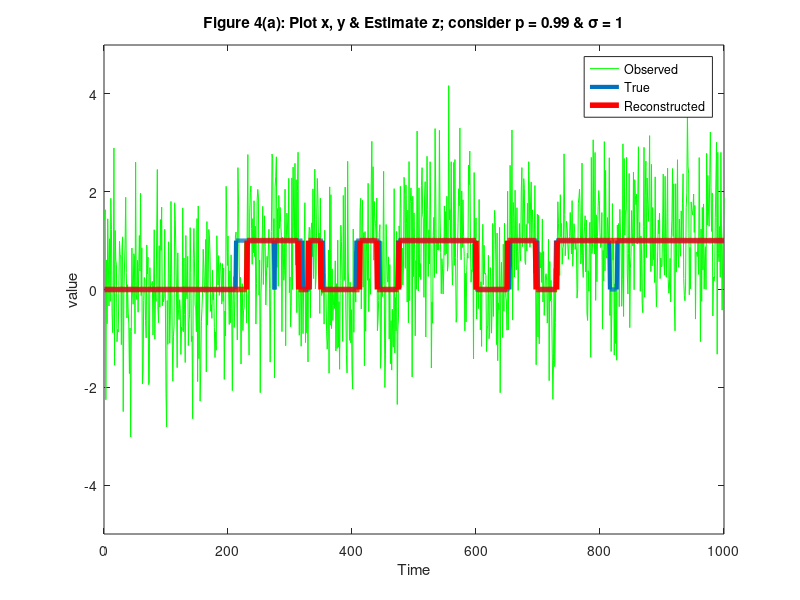

Source code (MATLAB):

clear all
% simulate x for given p
p = .99;
sigma_square = 1;
n = 1000;
X = zeros (n,1);
X(1) = round(rand(1));
for i = 2:n
    sample = rand(1);
    X(i) = X(i-1)*(sample < p ) + mod(X(i-1)+1, 2)*(sample > p);
end

% Simulate y conditioned on x for given ?^2.  
e = normrnd(0, sigma_square, n,1);
Y = X + e;
% dynamic programming method to estimate MAP z 
x = zeros(n,1);
S = zeros(n,2);
S(1,1) = -Y(1)^2./(2*sigma_square);
S(1,2) = -(Y(1)-1)^2./(2*sigma_square);

for k = 2:n
    for i = 0:1
        h(1) = S(k-1,1) -((Y(k)-i)^2)/(2*sigma_square) + log(p*(i==0) + (1-p)*(i~=0));
        h(2) = S(k-1,2) -((Y(k)-i)^2)/(2*sigma_square) + log(p*(i==1) + (1-p)*(i~=1));
        if  h(1) > h(2)
            x(k,i+1) = 0;
            S(k,i+1) = h(1);
        else
            x(k,i+1) = 1;
            S(k,i+1) = h(2);
        end
    end
end

z = zeros(n,1);
if S(n,1) < S(n,2)
    z(n) = 1;
else
    z(n) = 0;
end

for k = n-1:-1:1
    z(k) = x(k+1,z(k+1)+1);
end

% Plot x, y and the estimate z
plot(Y,'g')
hold on
plot(X,'LineWidth',3)
plot(z,'r','LineWidth',4)
hold off
axis([0 1000 -5 5 ])

h_legend = legend('Observed','True','Reconstructed');
set(h_legend,'FontSize',9);
title('Figure 4(a): Plot x, y & Estimate z; consider p = 0.99 & \sigma = 1','Fontsize',11)
xlabel('Time')
ylabel('value')


